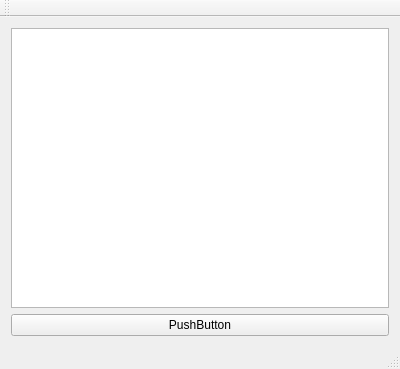
<?xml version="1.0" encoding="UTF-8"?>
<ui version="4.0">
 <class>MainWindow</class>
 <widget class="QMainWindow" name="MainWindow">
  <property name="geometry">
   <rect>
    <x>0</x>
    <y>0</y>
    <width>400</width>
    <height>369</height>
   </rect>
  </property>
  <property name="windowTitle">
   <string>MainWindow</string>
  </property>
  <widget class="QWidget" name="centralWidget">
   <layout class="QVBoxLayout" name="verticalLayout">
    <item>
     <widget class="QListWidget" name="listWidget"/>
    </item>
    <item>
     <widget class="QPushButton" name="pushButton">
      <property name="text">
       <string>PushButton</string>
      </property>
     </widget>
    </item>
   </layout>
  </widget>
  <widget class="QMenuBar" name="menuBar">
   <property name="geometry">
    <rect>
     <x>0</x>
     <y>0</y>
     <width>400</width>
     <height>21</height>
    </rect>
   </property>
  </widget>
  <widget class="QToolBar" name="mainToolBar">
   <attribute name="toolBarArea">
    <enum>TopToolBarArea</enum>
   </attribute>
   <attribute name="toolBarBreak">
    <bool>false</bool>
   </attribute>
  </widget>
  <widget class="QStatusBar" name="statusBar"/>
 </widget>
 <layoutdefault spacing="6" margin="11"/>
 <resources/>
 <connections/>
</ui>
